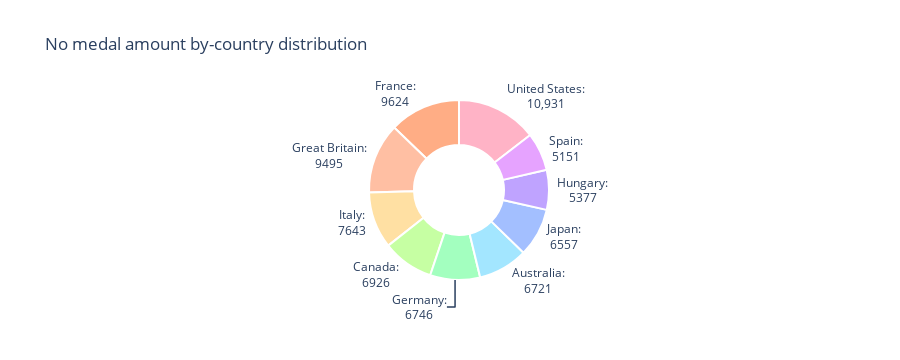

The code cell stored with this chart in its notebook:
### Markdown cell above
10. Какие 10 стран имеют наибольшее количество участников, не получивших никаких медалей ни на одной из Летних олимпиад?

### Code cell
df = df_all[df_all["Medal"] == "No medal"]
df = (df
      .groupby("Team")["Medal"]
      .size()
      .reset_index(name="no_medal_amount")
      .sort_values(by="no_medal_amount", ascending=False)
      .head(10))

fig = go.Figure()
fig.add_trace(go.Pie(labels=df["Team"],
                     values=df["no_medal_amount"],
                     textinfo="label+text",
                     texttemplate="%{label}:<br>%{value}",
                     textposition="outside",
                     hoverinfo="label+percent+value",
                     marker = dict(colors = ["#ffb3c6",
                                             "#ffad85",
                                             "#ffbfa3",
                                             "#ffe0a3",
                                             "#c6ffa3",
                                             "#a3ffbf",
                                             "#a3e6ff",
                                             "#a3bfff",
                                             "#bfa3ff",
                                             "#e6a3ff"],
                                   line=dict(color="#ffffff", width=2))))
fig.update_layout(title_text="No medal amount by-country distribution",
                  showlegend=False)
fig.update_traces(hole=0.5)

### Figure 1 — Plotly figure (JSON) as saved in the notebook; plotly's stock layout.template omitted (floating-point values rounded to 4 significant figures)
{"data": [{"hole": 0.5, "hoverinfo": "label+percent+value", "labels": ["United States", "France", "Great Britain", "Italy", "Canada", "Germany", "Australia", "Japan", "Hungary", "Spain"], "marker": {"colors": ["#ffb3c6", "#ffad85", "#ffbfa3", "#ffe0a3", "#c6ffa3", "#a3ffbf", "#a3e6ff", "#a3bfff", "#bfa3ff", "#e6a3ff"], "line": {"color": "#ffffff", "width": 2}}, "textinfo": "label+text", "textposition": "outside", "texttemplate": "%{label}:<br>%{value}", "type": "pie", "values": [10931, 9624, 9495, 7643, 6926, 6746, 6721, 6557, 5377, 5151]}], "layout": {"autosize": true, "height": 360, "showlegend": false, "title": {"text": "No medal amount by-country distribution"}}}
